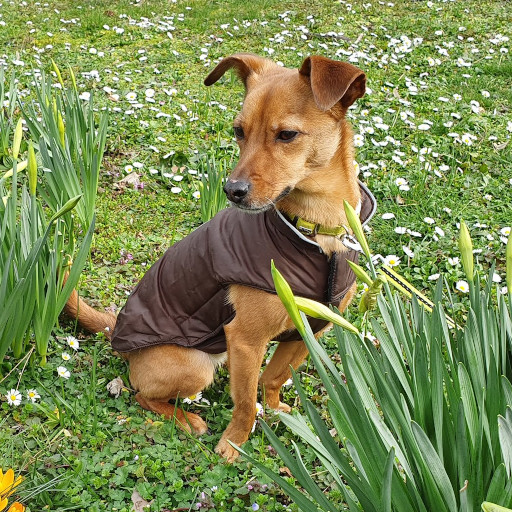
#> input picture data/pepo.jpg, 512 x 512 px
$ jupyter execute 1.0-tl-scientific-python.ipynb
#> lines starting #> are read from the running program, lines starting #| are printed output that depends on the picture
# Exercise 1

## Import packages

[cell 1]
import skimage.io
import skimage.color
import skimage.exposure
from skimage import img_as_ubyte
import numpy as np
import matplotlib.pyplot as plt

## Task 1

Implementation of some basic vector and matrix calculations using NumPy.

Reference: https://numpy.org/doc/1.18/reference/index.html

Create the following vectors and matrix using numpy. They should use floating point as data type.
$$
a = \begin{bmatrix}
1 & 0 & 1 & 0 & 1
\end{bmatrix}
$$

$$
b = \begin{bmatrix}
1 & 2 & 3 & 4 & 5
\end{bmatrix}
$$

$$
M =\begin{bmatrix}
1 & 2 & 3\\
4 & 5 & 6\\
7 & 8 & 9\\
\end{bmatrix}
$$

Also define the following scalar value
$$k = 5.0$$

[cell 2]
# TODO: Create vectors, matrix and scalar value

a = np.array([1,0,1,0,1])
b = np.arange(1,6)
M = np.array([[1,2,3],[4,5,6],[7,8,9]])
k = 5.0

print(f'a = {a}')
print(f'b = {b}')
print(f'M = {M}')
print(f'k = {k}')

[cell 3]
# TODO: Add vector a with vector b
add = a + b
np.testing.assert_allclose(add, np.array([2, 2, 4, 4, 6]))
print(f'a + b = {add}')

# TODO: Multiply vector a with scalar value k
mult = a * k
np.testing.assert_allclose(mult, np.array([5, 0, 5, 0, 5]))
print(f'k * a = {mult}')

# TODO: Dot product between a and b
dot = a @ b
np.testing.assert_allclose(dot, 9.0)
print(f'<a, b> = {dot}')

# TODO: Create vector c by sclicing vector a in order to get [0, 1, 0]
c = a[1:-1]
np.testing.assert_allclose(c, [0, 1, 0])
print(f'c = {c}')

# TODO: Multiply vector c with matrix M
cM_mult = c * M
np.testing.assert_allclose(cM_mult, [[0, 2, 0], [0, 5, 0], [0, 8, 0]])
print(f'c * M = {cM_mult}')

# TODO: Dot product between vector and matrix M
cM_dot = c @ M
np.testing.assert_allclose(cM_dot, [4, 5, 6])
print(f'<c, M> = {cM_dot}')

# TODO: Use a numpy-herlper function to create a vector d = [0, 1, 2 ..., 99]
d = np.arange(100)

# TODO: Now use slicing with strides to reduce this vector to d_small = [40, 50, 60]
d_small = d[40:61:10]
np.testing.assert_allclose(d_small, [40, 50, 60])

print(f'd_small = {d_small}')

## Task 2

Load an image from your disk, convert it to gray scale and save it.
Therefore, use the scikit-image modules skimage.io and skimage.color.

Reference: https://scikit-image.org/docs/dev/api/api.html

[cell 4]
# TODO: Load the image ./data/pepo.jpg
image = skimage.io.imread("data/pepo.jpg")
#> image is the input picture: shape (512, 512, 3); mean R, G, B 126.4, 138.9, 83.4

# TODO: Convert the image to grayscale
gray = skimage.color.rgb2gray(image)
gray = gray / np.max(gray) # normalize the data to 0 - 1
gray = 255 * gray # Now scale by 255
gray = gray.astype(np.uint8)

# TODO: Save the grayscale image to ./data/pepo_gray.jpg
skimage.io.imsave("data/pepo_gray.jpg",gray)

## Task 3

Plot the RGB and the grayscale image using Matplotlib. Additionally, plot the color histogram of the rgb image.

Reference: https://matplotlib.org/users/index.html

[cell 5]
# TODO: Use Matplotlib to show the RGB and the grayscale image side by side.
# Make sure that the gray image is displayed in gray.

fig, ax = plt.subplots(1,2, figsize=(10,5))
ax[0].imshow(image)
ax[0].set_title("Original")
ax[1].imshow(gray, cmap=plt.cm.gray)
ax[1].set_title("Grayscale")
plt.show()

[cell 6]
def plot_color_histogram(image):
    '''
    Plot the histogram of each color channel into a single plot.
    Take a look at the scikit-image submodule skimage.exposure

    image -- RGB image
    '''
    # TODO: implement this function

    R = image[:,:,0]
    G = image[:,:,1]
    B = image[:,:,2]
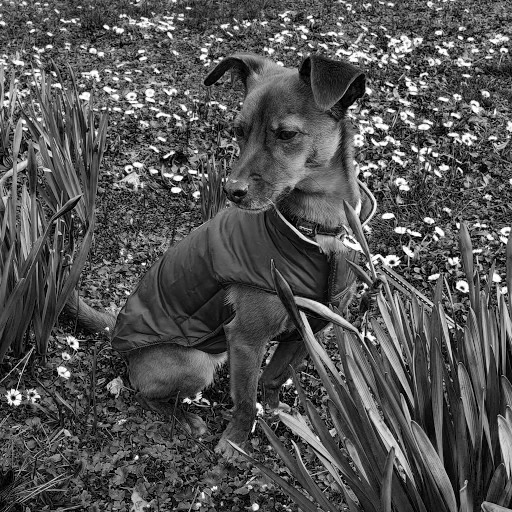
#> B: shape (512, 512); min 0, max 255, mean 83.4

    hist, hist_centers = skimage.exposure.histogram(R)
#> hist = 256 values, max 1792 at index 105, min 65 at index 1, mean 1024; hist_centers = 256 values from 0 to 255
    plt.plot(hist_centers, hist, color="red")
    hist, hist_centers = skimage.exposure.histogram(G)
#> hist = 256 values, max 2113 at index 255, min 12 at index 1, mean 1024
    plt.plot(hist_centers, hist, color="green")
    hist, hist_centers = skimage.exposure.histogram(B)
#> hist = 256 values, max 3868 at index 0, min 99 at index 221, mean 1024
    plt.plot(hist_centers, hist, color="blue")

plot_color_histogram(image)
#> figure, not shown here; curve peaks at x = 105, y = 1792; curve peaks at x = 255, y = 2113; curve peaks at x = 0, y = 3868

## Task 4

Convert the RGB image into the HSV color space. Rotate the colors in the HSV color space, convert it back to the RGB color space and plot it together with its histogram. For this task, you are only allowed to use NumPy.

More information about the HSV color space: https://en.wikipedia.org/wiki/HSL_and_HSV

[cell 7]
def rgb2hsv(image):
    '''
    Convert the rgb image into hsv color space and return it.

    image -- rgb image
    '''
    hsv = np.zeros_like(image, dtype=np.float64)

    R = image[:,:,0]
    G = image[:,:,1]
    B = image[:,:,2]

    Xmax = np.max(image, axis=2)
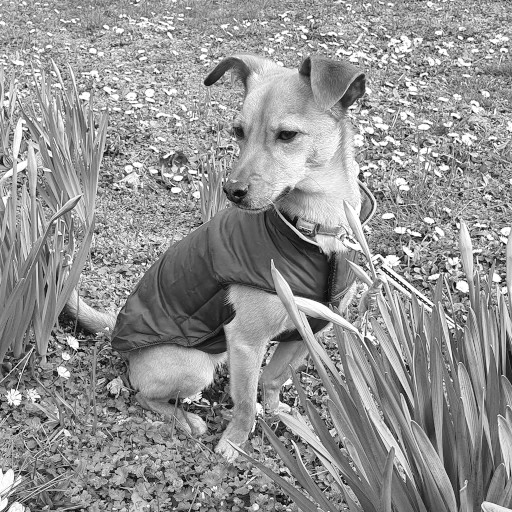
#> Xmax: shape (512, 512) float64; min 0.00392, max 1, mean 0.575
    Xmin = np.min(image, axis=2)

    for x in range(len(image[0])):
        for y in range(len(image[1])):

            r = R[x,y]
            g = G[x,y]
            b = B[x,y]

            C = Xmax[x,y] - Xmin[x,y]

            L = (Xmax[x,y] + Xmin[x,y])/2

            if C == 0:
                H = 0
            elif Xmax[x,y] == r:
                H = 60*(0 + (g-b)/C)
            elif Xmax[x,y] == g:
                H = 60*(2 + (b-r)/C)
            elif Xmax[x,y] == b:
                H = 60*(4 + (r-g)/C)

            if Xmax[x,y] == 0:
                S = 0
            else:
                S = C/Xmax[x,y]

            hsv[x,y,0] = H
            hsv[x,y,1] = S
            hsv[x,y,2] = Xmax[x,y]
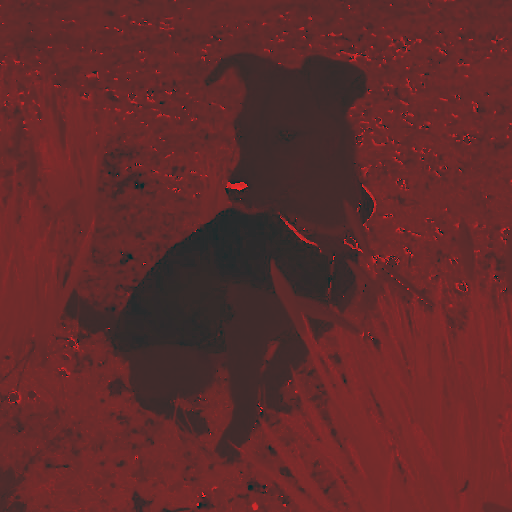
#> hsv: shape (512, 512, 3) float64; mean of channels 0, 1, 2 73.7, 0.5, 0.6; drawn with min black and max white

    return hsv

def hsv2rgb(image):
    '''
    Convert the hsv image into rgb color space and return it.

    image -- rgb image
    '''
    # TODO: implement function
    rgb_image = np.empty_like(image, dtype=np.float64)

    H = image[:,:,0]
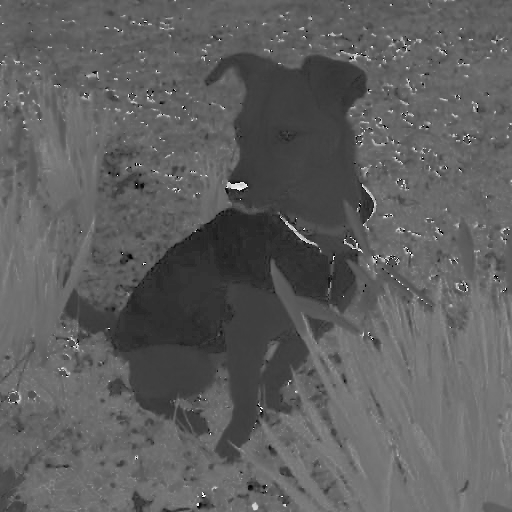
#> H: shape (512, 512) float64; min -60, max 297.8, mean 73.7; drawn with min black and max white
    S = image[:,:,1]
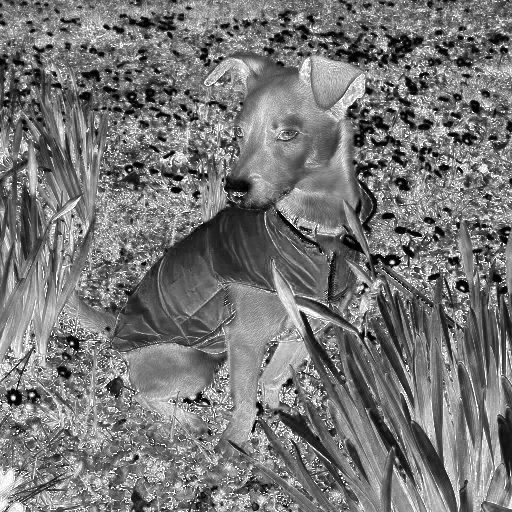
#> S: shape (512, 512) float64; min 0, max 1, mean 0.468
    V = image[:,:,2]

    C = np.multiply(V, S)
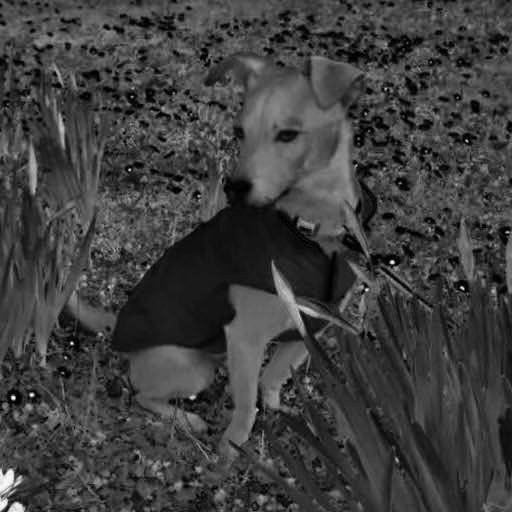
#> C: shape (512, 512) float64; min 0, max 1, mean 0.248
    m = V - C

    H_prime = H / 60
    X = np.multiply(C, (1 - np.abs((H_prime % 2) - 1)))
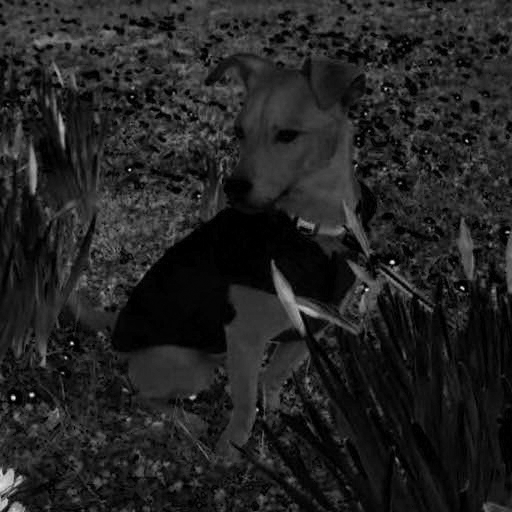
#> X: shape (512, 512) float64; min 0, max 0.925, mean 0.139

    for i, row in enumerate(image):
        for j, pixel in enumerate(row):
            c = C[i,j]
            x = X[i,j]

            if (np.isnan(H[i,j]) or H_prime[i,j] < 0):
                rgb_image[i,j] = [0,0,0]
            elif H_prime[i, j] <= 1:
                rgb_image[i,j] = [c,x,0]
            elif H_prime[i, j] <= 2:
                rgb_image[i,j] = [x,c,0]
            elif H_prime[i, j] <= 3:
                rgb_image[i,j] = [0,c,x]
            elif H_prime[i, j] <= 4:
                rgb_image[i,j] = [0,x,c]
            elif H_prime[i, j] <= 5:
                rgb_image[i,j] = [x,0,c]
            elif H_prime[i, j] <= 6:
                rgb_image[i,j] = [c,0,x]
            else:
                rgb_image[i,j] = [0,0,0]
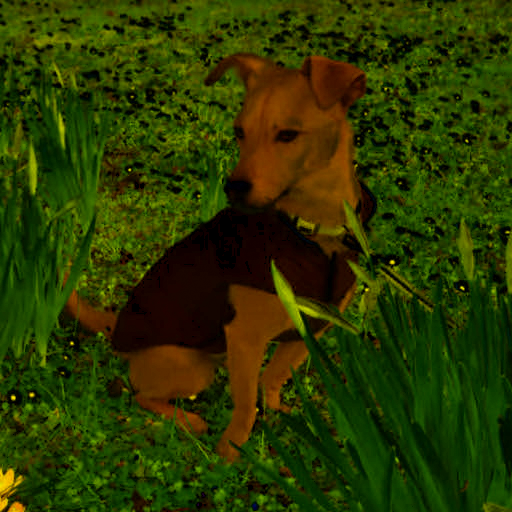
#> rgb_image: shape (512, 512, 3) float64; mean of channels 0, 1, 2 0.168, 0.218, 0.000423; drawn as R, G, B

    rgb_image[:,:,0] += m
    rgb_image[:,:,1] += m
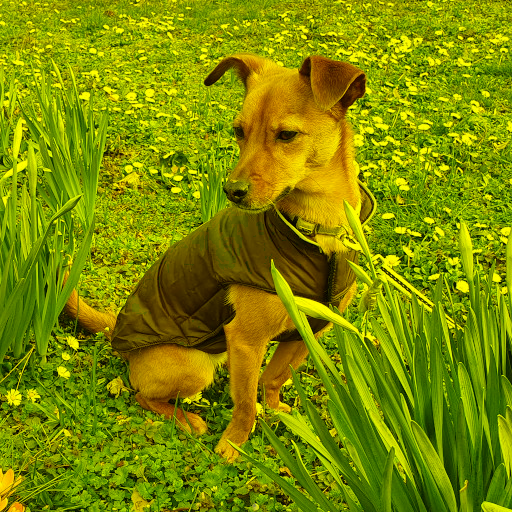
#> rgb_image: shape (512, 512, 3) float64; mean of channels 0, 1, 2 0.495, 0.545, 0.000423; drawn as R, G, B
    rgb_image[:,:,2] += m

    return rgb_image

[cell 8]
# %%

# TODO: Rotate the colors in hsv color space
# Change the color space from rgb to hsv and plot it
image_hsv = (image / 255).astype(np.float64)
image_hsv = rgb2hsv(image_hsv)

# TODO: Now, convert it back from HSV to RGB and plot it
result = hsv2rgb(image_hsv)
result = (result*255).astype(np.uint8)

# TODO: plot image
fig, ax = plt.subplots(1,2, figsize=(10,5))
ax[0].imshow(image)
ax[0].set_title("Original")
ax[1].imshow(result)
ax[1].set_title("RGB-2-HSV-2-RGB")
plt.show()

# TODO: Plot the color histogram of the inverted rgb image
plot_color_histogram(result)
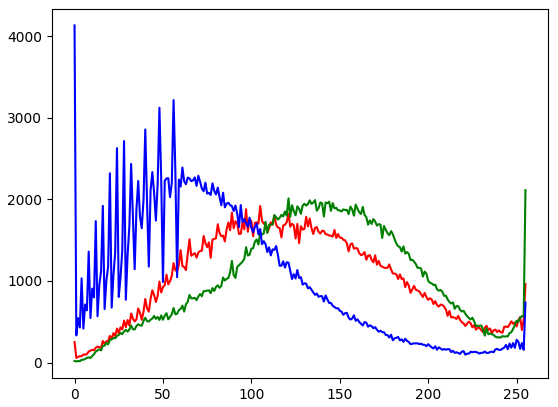
#> figure drawn by matplotlib, 1 panel; curve peaks at x = 105, y = 1918; curve peaks at x = 255, y = 2113; curve peaks at x = 0, y = 4131
